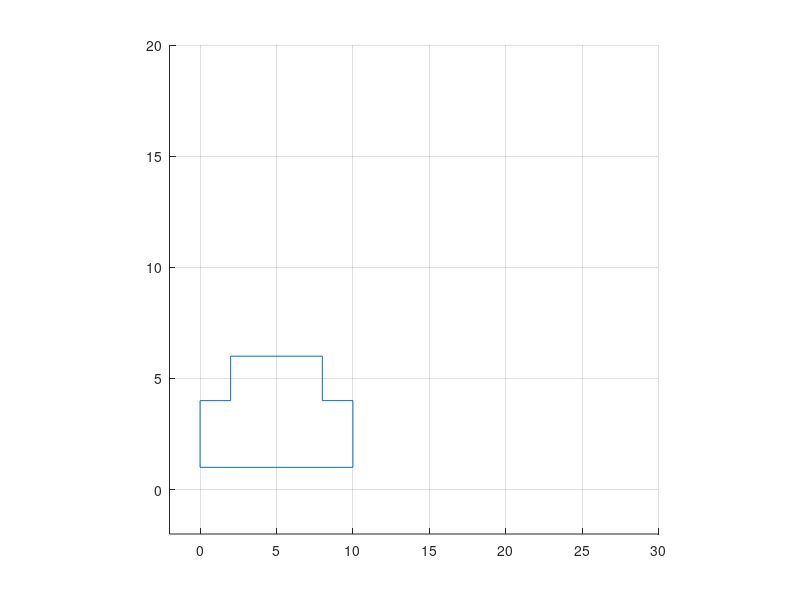

This figure's MATLAB source: (Note: this script raises an error after producing the figure.)
clear all; clc; 
A = [0,1]; 
B = [0,4];
C = [2,4]; 
D = [2,6]; 
E = [8,6]; 
F = [8,4]; 
G = [10,4]; 
H = [10,1]; 



x = [A(1), B(1), C(1), D(1), E(1), F(1), G(1), H(1), A(1)]; 
y = [A(2), B(2), C(2), D(2), E(2), F(2), G(2), H(2), A(2)];


%Variables plano carteciano 
Xmin = -2; 
Xmax = 30; 
Ymin = -2; 
Ymax = 20; 
grid on 
axis square; 
   axis([Xmin,Xmax,Ymin,Ymax]);
%Transladar
  for k = 1: 8
    for i = 1: 100000
    
        
    carro = line(x,y);
    carro.Color = 'red'; 
    carro.LineStyle = '-'; 
    carro.LineWidth = 4; 
    pause(0.00001)
   
    if(i<=1000)
        
        delete(carro); 
    end
      x = x+0.001; 
      
    end
    
    for j = 0: 1000
        
    carro = line(x,y);
    carro.Color = 'red'; 
    carro.LineStyle = '-'; 
    carro.LineWidth = 4; 
    pause(0.00001)
    if(j<=1000)
        
        delete(carro); 
    end
      x = x-0.01; 
        
    end
     
    
  end 

